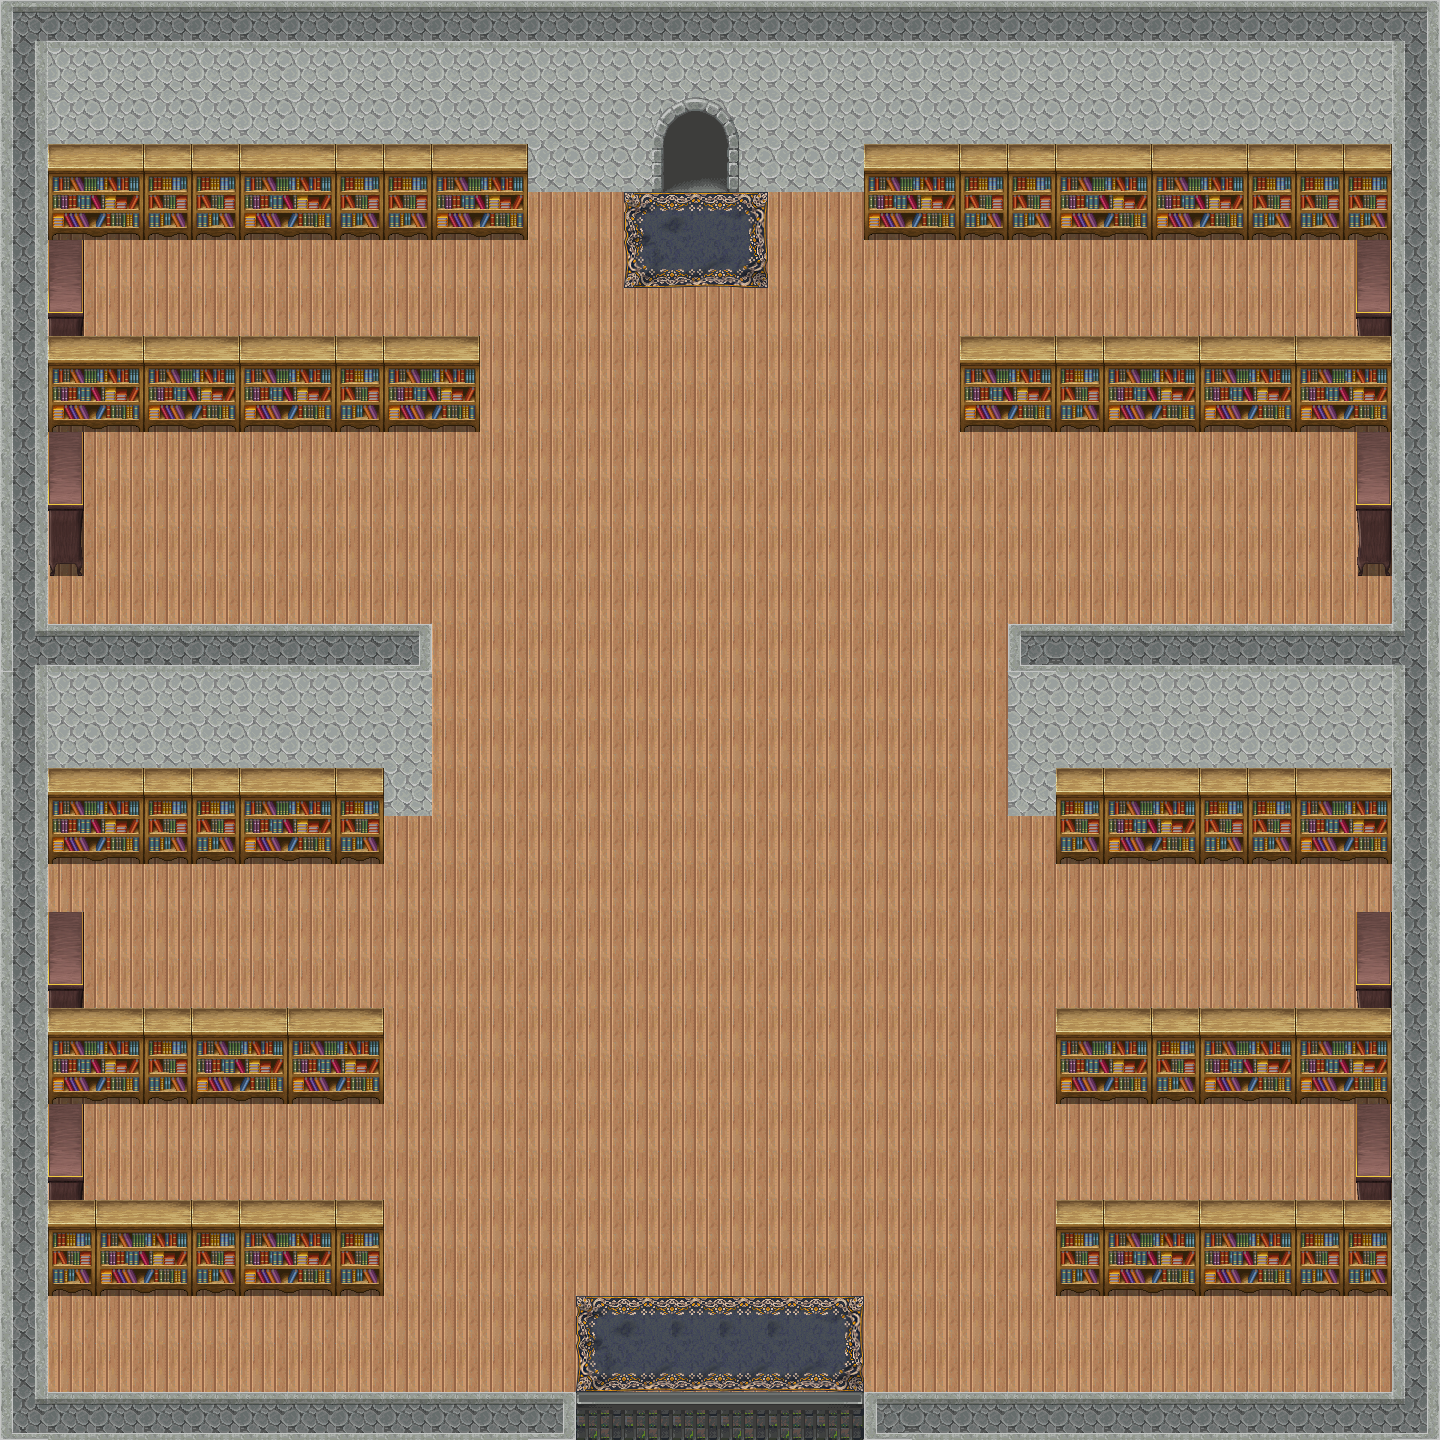

Tiled map render using the project's own tile images. Description and the map definition, with tile-layer contents summarised, below:
An orthogonal 30x30 tile map with 48x48 px tiles, 3 tile layers (Слой тайлов 1, Слой тайлов 2, Слой тайлов 3) and 39 objects (24x solid, 10x enemy, 3x healthRecovery, Teleport, player).

<map version="1.8" tiledversion="1.8.4" orientation="orthogonal" renderorder="right-down" width="30" height="30" tilewidth="48" tileheight="48" infinite="0" nextlayerid="5" nextobjectid="71">
 <tileset firstgid="1" source="Tailset0.tsx" />
 <layer id="1" name="Слой тайлов 1" width="30" height="30">
  <data>[900 cells, 900 non-empty, 11 distinct tile ids]</data>
 </layer>
 <layer id="2" name="Слой тайлов 2" width="30" height="30">
  <data>[900 cells, 210 non-empty, 27 distinct tile ids]</data>
 </layer>
 <layer id="3" name="Слой тайлов 3" width="30" height="30">
  <data>[900 cells, 2 non-empty, 2 distinct tile ids]</data>
 </layer>
 <objectgroup id="4" name="Слой объектов 1">
  <object id="1" type="solid" x="2.66667" y="1.33333" width="1433.33" height="184" />
  <object id="2" type="solid" x="1393.33" y="189.333" width="42.6667" height="1246.67" />
  <object id="3" type="solid" x="4" y="1392" width="1380" height="45.3333" />
  <object id="4" type="solid" x="2.66667" y="192" width="38.6667" height="1192" />
  <object id="14" name="Tp9" type="Teleport" x="642" y="192.667" width="111.333" height="38" />
  <object id="17" name="player" x="660" y="1238" width="100" height="100" />
  <object id="20" type="solid" x="48" y="625" width="380" height="191" />
  <object id="21" type="solid" x="1010.67" y="625.333" width="377.333" height="189.333" />
  <object id="40" type="solid" x="49.3333" y="188" width="477.333" height="48" />
  <object id="41" type="solid" x="50.6667" y="238.667" width="31.3333" height="92.6667" />
  <object id="42" type="solid" x="51" y="433" width="31.3333" height="140.667" />
  <object id="43" type="solid" x="51" y="914.333" width="31.3333" height="92.6667" />
  <object id="44" type="solid" x="50.3334" y="1106.67" width="31.3333" height="92.6667" />
  <object id="45" type="solid" x="1356.83" y="1106.17" width="31.3333" height="92.6667" />
  <object id="46" type="solid" x="1357.83" y="913.167" width="31.3333" height="92.6667" />
  <object id="47" type="solid" x="1356.33" y="432.667" width="31.3333" height="142.667" />
  <object id="48" type="solid" x="1358.33" y="242.667" width="31.3333" height="92.6667" />
  <object id="49" type="solid" x="51" y="817.667" width="330.667" height="45.3334" />
  <object id="50" type="solid" x="1057" y="817" width="330.667" height="45.3334" />
  <object id="51" type="solid" x="1061" y="1203.67" width="326.667" height="92.6667" />
  <object id="52" type="solid" x="1056.33" y="1011" width="332" height="92.6667" />
  <object id="53" type="solid" x="961.667" y="337" width="428" height="92.6667" />
  <object id="54" type="solid" x="865.667" y="187.667" width="523.333" height="51.3334" />
  <object id="55" type="solid" x="50.1667" y="338.5" width="429.333" height="92.6667" />
  <object id="56" type="solid" x="49.3334" y="1010.67" width="333.833" height="92.6667" />
  <object id="57" type="solid" x="48.8333" y="1203.17" width="333.333" height="92.6667" />
  <object id="58" name="enemy2" type="enemy" x="100" y="885" width="100" height="110" />
  <object id="59" name="enemy2" type="enemy" x="1230" y="883" width="100" height="110" />
  <object id="60" name="enemy2" type="enemy" x="1218" y="473" width="100" height="110" />
  <object id="61" name="enemy2" type="enemy" x="110" y="481" width="100" height="110" />
  <object id="62" name="enemy2" type="enemy" x="500" y="335" width="100" height="110" />
  <object id="63" name="enemy2" type="enemy" x="840" y="329" width="100" height="110" />
  <object id="64" name="enemy2" type="enemy" x="666" y="451" width="100" height="110" />
  <object id="65" name="enemy2" type="enemy" x="812" y="793" width="100" height="110" />
  <object id="66" name="enemy1" type="enemy" x="444" y="696" width="100" height="100" />
  <object id="67" name="enemy1" type="enemy" x="404" y="886" width="100" height="100" />
  <object id="68" name="healthRecovery" x="1112" y="506.667" width="32" height="32" />
  <object id="69" name="healthRecovery" x="384" y="1134" width="32" height="32" />
  <object id="70" name="healthRecovery" x="680" y="265" width="32" height="32" />
 </objectgroup>
</map>